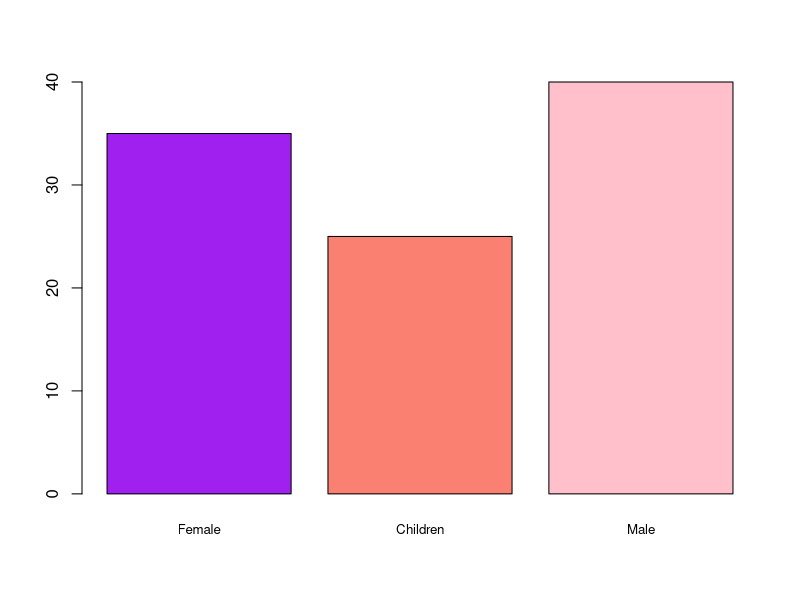
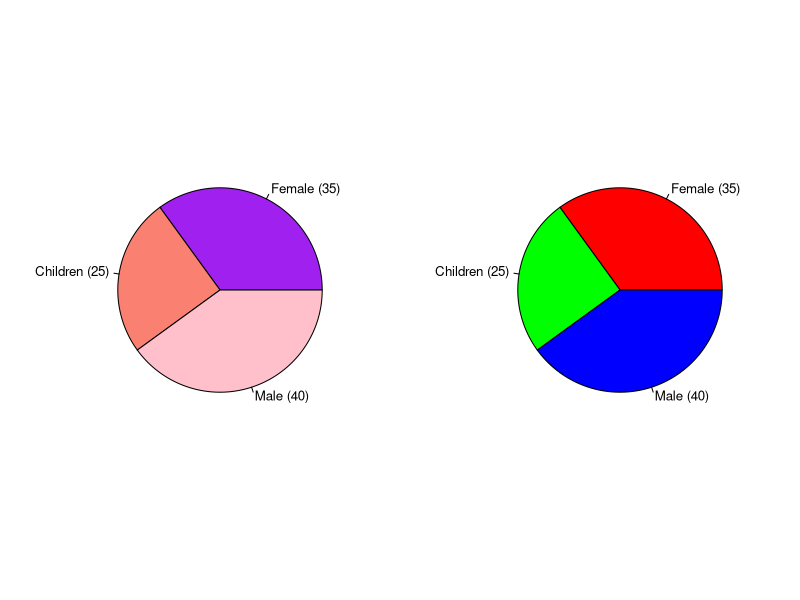
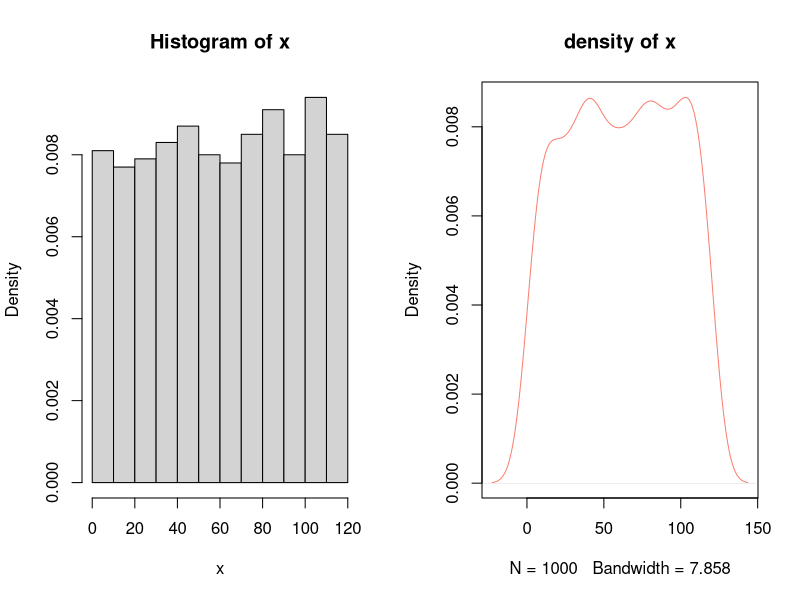
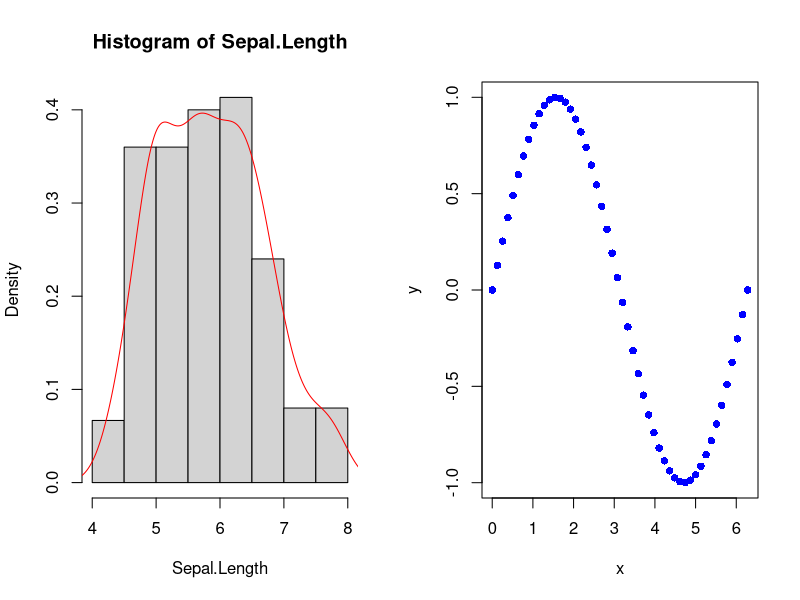
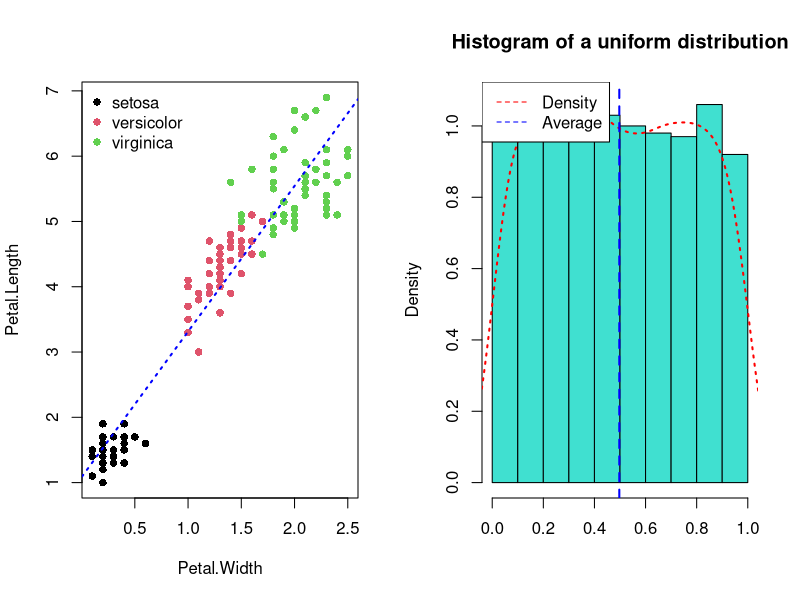
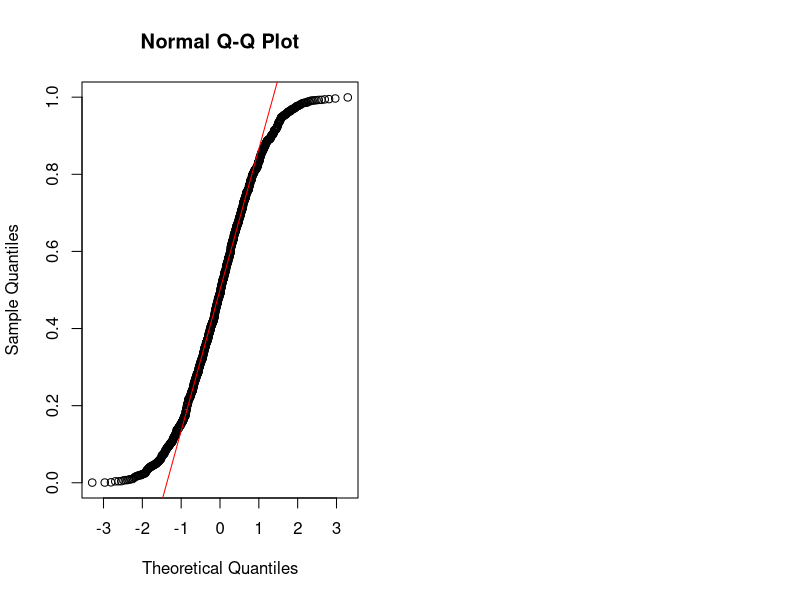
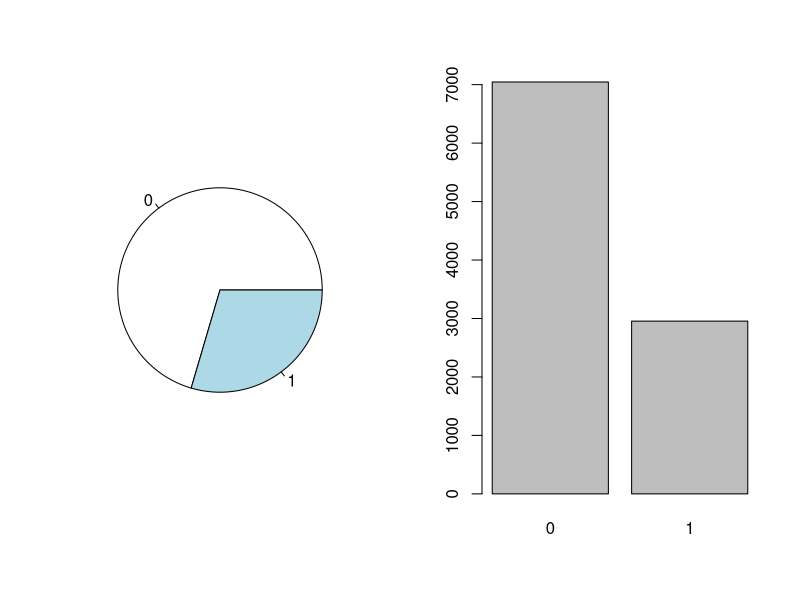
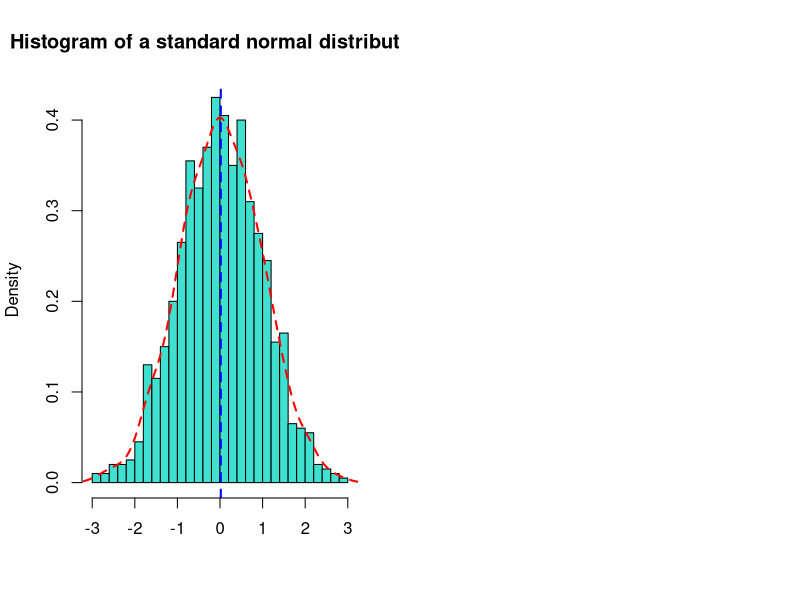

The R script that drew these images, in order:
## ---- chunk 1
knitr::opts_chunk$set(echo = TRUE)
## ---- chunk 2
frequencies <- c(Female = 35, Children = 25, Male = 40)
barplot(frequencies, cex.names = 0.8,
        names.arg = names(frequencies),
        col = c("purple", "salmon", "pink"))
## ---- chunk 3
par(mfrow = c(1, 2))
pie(frequencies, cex = 0.8,
    labels = paste0(names(frequencies), " (", frequencies, ")"),
    col = c("purple", "salmon", "pink"))
pie(frequencies, cex = 0.8,
    labels = paste0(names(frequencies), " (", frequencies, ")"),
    col = rainbow(length(frequencies)))
## ---- chunk 4
set.seed(12092024)
x <- sample(1:120, size = 1000, replace = TRUE)
par(mfrow = c(1, 2))
hist(x, probability = TRUE) # densities instead of raw counts
plot(density(x), col = "salmon", main = "density of x")
## ---- chunk 5
with(iris, hist(Sepal.Length, probability = TRUE))
lines(density(iris$Sepal.Length), col = "red")
## ---- chunk 6
x <- seq(0, 2 * pi, length.out = 50)
y <- sin(x)
plot(x, y, pch = 16, col = "blue")
## ---- chunk 7
f <- Petal.Length ~ Petal.Width
lr <- lm(f, data = iris)
plot(f, data = iris, col = iris$Species, pch = 16)
abline(lr, col = "blue", lwd = 2, lty = 3)
legend("topleft", legend = unique(iris$Species),
       col = unique(iris$Species), pch = 16, bty = "n")
## ---- chunk 8
set.seed(123)
x <- runif(1000)
hist(x, probability = TRUE, xlab = NULL,
     main = "Histogram of a uniform distribution", col = "turquoise")
lines(density(x), col = "red", lwd = 2, lty = 3)
abline(v = mean(x), col = "blue", lty = 2, lwd = 2)
legend("topleft", lty = c(2, 2), col = c("red", "blue"),
       legend = c("Density", "Average"))
## ---- chunk 9
ks.test(x, "punif") # p > 0.05 supports "looks uniform"
qqnorm(x)
qqline(x, col = "red")
## ---- chunk 10
rbinom_dist <- rbinom(n = 10000, size = 1, prob = 0.3)
par(mfrow = c(1, 2))
pie(table(rbinom_dist))
barplot(table(rbinom_dist))
## ---- chunk 11
set.seed(13092024)
gauss_dist <- rnorm(1000, mean = 0, sd = 1)
hist(gauss_dist, probability = TRUE, breaks = 30, xlab = NULL,
     main = "Histogram of a standard normal distribution", col = "turquoise")
lines(density(gauss_dist), col = "red", lwd = 2, lty = 2)
abline(v = mean(gauss_dist), col = "blue", lty = 2, lwd = 2)
## ---- chunk 12
mean(gauss_dist)
sd(gauss_dist)
## ---- chunk 13
set.seed(123)
x <- rnorm(1000, mean = 5, sd = 1.5)
error_term <- rnorm(1000)
z <- 4 + 8 * x + error_term # true relationship, known only because we simulated it

df <- data.frame(x, z)
head(df, 5)
## ---- chunk 14
LR <- lm(z ~ x, data = df)
coefs <- coefficients(LR)
summary(LR)

par(mfrow = c(2, 2))
plot(LR) # standard diagnostic plots
## ---- chunk 15
new_data <- data.frame(x = 15)
(new_data$predicted <- predict(object = LR, newdata = new_data))
## ---- chunk 16
plot(predicted ~ x, data = new_data, col = "darkgreen", xlim = c(0, 15),
     ylim = c(0, new_data$predicted), pch = 16, ylab = "z")
points(z ~ x, data = df, col = "darkorange", pch = 20)
abline(LR, col = "blue")
legend("topleft", c("Actual", "Predicted"),
       col = c("darkorange", "darkgreen"), pch = c(20, 16), bty = "n")
## ---- chunk 17
set.seed(13092024)
exp_dist <- rexp(1000, rate = 1)
hist(exp_dist, probability = TRUE, xlab = NULL,
     main = "Histogram of exponential distribution", col = "turquoise")
lines(density(exp_dist), col = "red", lwd = 2, lty = 2)
abline(v = mean(exp_dist), col = "blue", lty = 2, lwd = 2)
## ---- chunk 18
set.seed(13092024)
pois_dist <- rpois(1000, lambda = 2.5)
hist(pois_dist, probability = TRUE, main = "Histogram of Poisson distribution",
     col = "turquoise", xlab = NULL)
lines(density(pois_dist), col = "red", lwd = 2, lty = 2)
abline(v = mean(pois_dist), col = "blue", lty = 2, lwd = 2)
